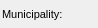
      <widget class="QWidget" name="page_16">
       <property name="geometry">
        <rect>
         <x>0</x>
         <y>0</y>
         <width>98</width>
         <height>28</height>
        </rect>
       </property>
       <attribute name="label">
        <string>Additional information</string>
       </attribute>
       <widget class="QLabel" name="label_streetaxis2_id">
        <property name="geometry">
         <rect>
          <x>4</x>
          <y>55</y>
          <width>99</width>
          <height>22</height>
         </rect>
        </property>
        <property name="font">
         <font>
          <pointsize>8</pointsize>
         </font>
        </property>
        <property name="frameShape">
         <enum>QFrame::NoFrame</enum>
        </property>
        <property name="frameShadow">
         <enum>QFrame::Plain</enum>
        </property>
        <property name="text">
         <string>Street 2:</string>
        </property>
        <property name="textFormat">
         <enum>Qt::AutoText</enum>
        </property>
        <property name="scaledContents">
         <bool>false</bool>
        </property>
        <property name="alignment">
         <set>Qt::AlignLeading|Qt::AlignLeft|Qt::AlignVCenter</set>
        </property>
        <property name="margin">
         <number>3</number>
        </property>
       </widget>
       <widget class="QLabel" name="label_comment">
        <property name="geometry">
         <rect>
          <x>5</x>
          <y>165</y>
          <width>97</width>
          <height>22</height>
         </rect>
        </property>
        <property name="font">
         <font>
          <pointsize>8</pointsize>
         </font>
        </property>
        <property name="frameShape">
         <enum>QFrame::NoFrame</enum>
        </property>
        <property name="frameShadow">
         <enum>QFrame::Plain</enum>
        </property>
        <property name="text">
         <string>Comment:</string>
        </property>
        <property name="textFormat">
         <enum>Qt::AutoText</enum>
        </property>
        <property name="scaledContents">
         <bool>false</bool>
        </property>
        <property name="alignment">
         <set>Qt::AlignLeading|Qt::AlignLeft|Qt::AlignVCenter</set>
        </property>
        <property name="margin">
         <number>3</number>
        </property>
       </widget>
       <widget class="QLabel" name="label_streetaxis_id">
        <property name="geometry">
         <rect>
          <x>4</x>
          <y>28</y>
          <width>99</width>
          <height>22</height>
         </rect>
        </property>
        <property name="font">
         <font>
          <pointsize>8</pointsize>
         </font>
        </property>
        <property name="frameShape">
         <enum>QFrame::NoFrame</enum>
        </property>
        <property name="frameShadow">
         <enum>QFrame::Plain</enum>
        </property>
        <property name="text">
         <string>Street:</string>
        </property>
        <property name="textFormat">
         <enum>Qt::AutoText</enum>
        </property>
        <property name="scaledContents">
         <bool>false</bool>
        </property>
        <property name="alignment">
         <set>Qt::AlignLeading|Qt::AlignLeft|Qt::AlignVCenter</set>
        </property>
        <property name="margin">
         <number>3</number>
        </property>
       </widget>
       <widget class="QLineEdit" name="postcode">
        <property name="geometry">
         <rect>
          <x>430</x>
          <y>5</y>
          <width>126</width>
          <height>18</height>
         </rect>
        </property>
        <property name="font">
         <font>
          <pointsize>8</pointsize>
         </font>
        </property>
        <property name="inputMask">
         <string/>
        </property>
        <property name="text">
         <string/>
        </property>
        <property name="frame">
         <bool>true</bool>
        </property>
       </widget>
       <widget class="QLabel" name="label_postcode">
        <property name="geometry">
         <rect>
          <x>350</x>
          <y>5</y>
          <width>83</width>
          <height>22</height>
         </rect>
        </property>
        <property name="font">
         <font>
          <pointsize>8</pointsize>
         </font>
        </property>
        <property name="frameShape">
         <enum>QFrame::NoFrame</enum>
        </property>
        <property name="frameShadow">
         <enum>QFrame::Plain</enum>
        </property>
        <property name="text">
         <string>Postcode:</string>
        </property>
        <property name="textFormat">
         <enum>Qt::AutoText</enum>
        </property>
        <property name="scaledContents">
         <bool>false</bool>
        </property>
        <property name="alignment">
         <set>Qt::AlignLeading|Qt::AlignLeft|Qt::AlignVCenter</set>
        </property>
        <property name="margin">
         <number>3</number>
        </property>
       </widget>
       <widget class="QLineEdit" name="num_value">
        <property name="geometry">
         <rect>
          <x>430</x>
          <y>240</y>
          <width>126</width>
          <height>18</height>
         </rect>
        </property>
        <property name="echoMode">
         <enum>QLineEdit::Normal</enum>
        </property>
       </widget>
       <widget class="QLineEdit" name="postcomplement">
        <property name="geometry">
         <rect>
          <x>495</x>
          <y>30</y>
          <width>60</width>
          <height>18</height>
         </rect>
        </property>
        <property name="font">
         <font>
          <pointsize>8</pointsize>
         </font>
        </property>
        <property name="inputMask">
         <string/>
        </property>
        <property name="text">
         <string/>
        </property>
        <property name="frame">
         <bool>true</bool>
        </property>
       </widget>
       <widget class="QLabel" name="label_muni_id">
        <property name="geometry">
         <rect>
          <x>2</x>
          <y>3</y>
          <width>101</width>
          <height>22</height>
         </rect>
        </property>
        <property name="font">
         <font>
          <pointsize>8</pointsize>
         </font>
        </property>
        <property name="frameShape">
         <enum>QFrame::NoFrame</enum>
        </property>
        <property name="frameShadow">
         <enum>QFrame::Plain</enum>
        </property>
        <property name="text">
         <string>Municipality:</string>
        </property>
        <property name="textFormat">
         <enum>Qt::AutoText</enum>
        </property>
        <property name="scaledContents">
         <bool>false</bool>
        </property>
        <property name="alignment">
         <set>Qt::AlignLeading|Qt::AlignLeft|Qt::AlignVCenter</set>
        </property>
        <property name="margin">
         <number>3</number>
        </property>
       </widget>
       <widget class="QComboBox" name="muni_id">
        <property name="geometry">
         <rect>
          <x>105</x>
          <y>5</y>
          <width>235</width>
          <height>18</height>
         </rect>
        </property>
        <property name="font">
         <font>
          <pointsize>8</pointsize>
         </font>
        </property>
       </widget>
       <widget class="QLineEdit" name="postcomplement2">
        <property name="geometry">
         <rect>
          <x>495</x>
          <y>55</y>
          <width>60</width>
          <height>18</height>
         </rect>
        </property>
        <property name="font">
         <font>
          <pointsize>8</pointsize>
         </font>
        </property>
        <property name="inputMask">
         <string/>
        </property>
        <property name="text">
         <string/>
        </property>
        <property name="frame">
         <bool>true</bool>
        </property>
       </widget>
       <widget class="QComboBox" name="streetaxis2_id">
        <property name="geometry">
         <rect>
          <x>105</x>
          <y>55</y>
          <width>235</width>
          <height>18</height>
         </rect>
        </property>
        <property name="font">
         <font>
          <pointsize>8</pointsize>
         </font>
        </property>
       </widget>
       <widget class="QLabel" name="label_postnumber">
        <property name="geometry">
         <rect>
          <x>350</x>
          <y>28</y>
          <width>83</width>
          <height>22</height>
         </rect>
        </property>
        <property name="font">
         <font>
          <pointsize>8</pointsize>
         </font>
        </property>
        <property name="frameShape">
         <enum>QFrame::NoFrame</enum>
        </property>
        <property name="frameShadow">
         <enum>QFrame::Plain</enum>
        </property>
        <property name="text">
         <string>Postnumber:</string>
        </property>
        <property name="textFormat">
         <enum>Qt::AutoText</enum>
        </property>
        <property name="scaledContents">
         <bool>false</bool>
        </property>
        <property name="alignment">
         <set>Qt::AlignLeading|Qt::AlignLeft|Qt::AlignVCenter</set>
        </property>
        <property name="margin">
         <number>3</number>
        </property>
       </widget>
       <widget class="QLabel" name="label_num_value">
        <property name="geometry">
         <rect>
          <x>350</x>
          <y>238</y>
          <width>83</width>
          <height>22</height>
         </rect>
        </property>
        <property name="font">
         <font>
          <pointsize>8</pointsize>
         </font>
        </property>
        <property name="frameShape">
         <enum>QFrame::NoFrame</enum>
        </property>
        <property name="frameShadow">
         <enum>QFrame::Plain</enum>
        </property>
        <property name="text">
         <string>Numeric value:</string>
        </property>
        <property name="textFormat">
         <enum>Qt::AutoText</enum>
        </property>
        <property name="scaledContents">
         <bool>false</bool>
        </property>
        <property name="alignment">
         <set>Qt::AlignLeading|Qt::AlignLeft|Qt::AlignVCenter</set>
        </property>
        <property name="margin">
         <number>3</number>
        </property>
       </widget>
       <widget class="QTextEdit" name="annotation">
        <property name="geometry">
         <rect>
          <x>105</x>
          <y>80</y>
          <width>451</width>
          <height>32</height>
         </rect>
        </property>
        <property name="frameShape">
         <enum>QFrame::StyledPanel</enum>
        </property>
        <property name="frameShadow">
         <enum>QFrame::Raised</enum>
        </property>
       </widget>
       <widget class="QLabel" name="label_link">
        <property name="geometry">
         <rect>
          <x>5</x>
          <y>238</y>
          <width>97</width>
          <height>22</height>
         </rect>
        </property>
        <property name="font">
         <font>
          <pointsize>8</pointsize>
         </font>
        </property>
        <property name="frameShape">
         <enum>QFrame::NoFrame</enum>
        </property>
        <property name="frameShadow">
         <enum>QFrame::Plain</enum>
        </property>
        <property name="text">
         <string>Link:</string>
        </property>
        <property name="textFormat">
         <enum>Qt::AutoText</enum>
        </property>
        <property name="scaledContents">
         <bool>false</bool>
        </property>
        <property name="alignment">
         <set>Qt::AlignLeading|Qt::AlignLeft|Qt::AlignVCenter</set>
        </property>
        <property name="margin">
         <number>3</number>
        </property>
       </widget>
       <widget class="QLabel" name="label_observ">
        <property name="geometry">
         <rect>
          <x>5</x>
          <y>125</y>
          <width>99</width>
          <height>22</height>
         </rect>
        </property>
        <property name="font">
         <font>
          <pointsize>8</pointsize>
         </font>
        </property>
        <property name="frameShape">
         <enum>QFrame::NoFrame</enum>
        </property>
        <property name="frameShadow">
         <enum>QFrame::Plain</enum>
        </property>
        <property name="text">
         <string>Observation:</string>
        </property>
        <property name="textFormat">
         <enum>Qt::AutoText</enum>
        </property>
        <property name="scaledContents">
         <bool>false</bool>
        </property>
        <property name="alignment">
         <set>Qt::AlignLeading|Qt::AlignLeft|Qt::AlignVCenter</set>
        </property>
        <property name="margin">
         <number>3</number>
        </property>
       </widget>
       <widget class="QLabel" name="label_annotation">
        <property name="geometry">
         <rect>
          <x>5</x>
          <y>85</y>
          <width>97</width>
          <height>22</height>
         </rect>
        </property>
        <property name="font">
         <font>
          <pointsize>8</pointsize>
         </font>
        </property>
        <property name="frameShape">
         <enum>QFrame::NoFrame</enum>
        </property>
        <property name="frameShadow">
         <enum>QFrame::Plain</enum>
        </property>
        <property name="text">
         <string>Annotation:</string>
        </property>
        <property name="textFormat">
         <enum>Qt::AutoText</enum>
        </property>
        <property name="scaledContents">
         <bool>false</bool>
        </property>
        <property name="alignment">
         <set>Qt::AlignLeading|Qt::AlignLeft|Qt::AlignVCenter</set>
        </property>
        <property name="margin">
         <number>3</number>
        </property>
       </widget>
       <widget class="QLineEdit" name="postnumber2">
        <property name="geometry">
         <rect>
          <x>430</x>
          <y>55</y>
          <width>60</width>
          <height>18</height>
         </rect>
        </property>
        <property name="font">
         <font>
          <pointsize>8</pointsize>
         </font>
        </property>
        <property name="inputMask">
         <string/>
        </property>
        <property name="text">
         <string/>
        </property>
        <property name="frame">
         <bool>true</bool>
        </property>
       </widget>
       <widget class="QComboBox" name="streetaxis_id">
        <property name="geometry">
         <rect>
          <x>105</x>
          <y>30</y>
          <width>235</width>
          <height>18</height>
         </rect>
        </property>
        <property name="font">
         <font>
          <pointsize>8</pointsize>
         </font>
        </property>
       </widget>
       <widget class="QLineEdit" name="postnumber">
        <property name="geometry">
         <rect>
          <x>430</x>
          <y>30</y>
          <width>60</width>
          <height>18</height>
         </rect>
        </property>
        <property name="font">
         <font>
          <pointsize>8</pointsize>
         </font>
        </property>
        <property name="inputMask">
         <string/>
        </property>
        <property name="text">
         <string/>
        </property>
        <property name="frame">
         <bool>true</bool>
        </property>
       </widget>
       <widget class="QTextEdit" name="observ">
        <property name="geometry">
         <rect>
          <x>105</x>
          <y>120</y>
          <width>451</width>
          <height>32</height>
         </rect>
        </property>
       </widget>
       <widget class="QLabel" name="label_postnumber2">
        <property name="geometry">
         <rect>
          <x>350</x>
          <y>50</y>
          <width>85</width>
          <height>22</height>
         </rect>
        </property>
        <property name="font">
         <font>
          <pointsize>8</pointsize>
         </font>
        </property>
        <property name="frameShape">
         <enum>QFrame::NoFrame</enum>
        </property>
        <property name="frameShadow">
         <enum>QFrame::Plain</enum>
        </property>
        <property name="text">
         <string>Postnumber 2:</string>
        </property>
        <property name="textFormat">
         <enum>Qt::AutoText</enum>
        </property>
        <property name="scaledContents">
         <bool>false</bool>
        </property>
        <property name="alignment">
         <set>Qt::AlignLeading|Qt::AlignLeft|Qt::AlignVCenter</set>
        </property>
        <property name="margin">
         <number>3</number>
        </property>
       </widget>
       <widget class="QLabel" name="label_descript">
        <property name="geometry">
         <rect>
          <x>5</x>
          <y>205</y>
          <width>97</width>
          <height>22</height>
         </rect>
        </property>
        <property name="font">
         <font>
          <pointsize>8</pointsize>
         </font>
        </property>
        <property name="frameShape">
         <enum>QFrame::NoFrame</enum>
        </property>
        <property name="frameShadow">
         <enum>QFrame::Plain</enum>
        </property>
        <property name="text">
         <string>Description:</string>
        </property>
        <property name="textFormat">
         <enum>Qt::AutoText</enum>
        </property>
        <property name="scaledContents">
         <bool>false</bool>
        </property>
        <property name="alignment">
         <set>Qt::AlignLeading|Qt::AlignLeft|Qt::AlignVCenter</set>
        </property>
        <property name="margin">
         <number>3</number>
        </property>
       </widget>
       <widget class="QTextEdit" name="link">
        <property name="enabled">
         <bool>false</bool>
        </property>
        <property name="geometry">
         <rect>
          <x>105</x>
          <y>240</y>
          <width>235</width>
          <height>18</height>
         </rect>
        </property>
        <property name="verticalScrollBarPolicy">
         <enum>Qt::ScrollBarAlwaysOff</enum>
        </property>
        <property name="horizontalScrollBarPolicy">
         <enum>Qt::ScrollBarAlwaysOff</enum>
        </property>
       </widget>
       <widget class="QTextEdit" name="comment">
        <property name="geometry">
         <rect>
          <x>105</x>
          <y>160</y>
          <width>451</width>
          <height>32</height>
         </rect>
        </property>
        <property name="frameShadow">
         <enum>QFrame::Sunken</enum>
        </property>
        <property name="lineWidth">
         <number>1</number>
        </property>
       </widget>
       <widget class="QTextEdit" name="descript">
        <property name="geometry">
         <rect>
          <x>105</x>
          <y>200</y>
          <width>451</width>
          <height>32</height>
         </rect>
        </property>
       </widget>
      </widget>
